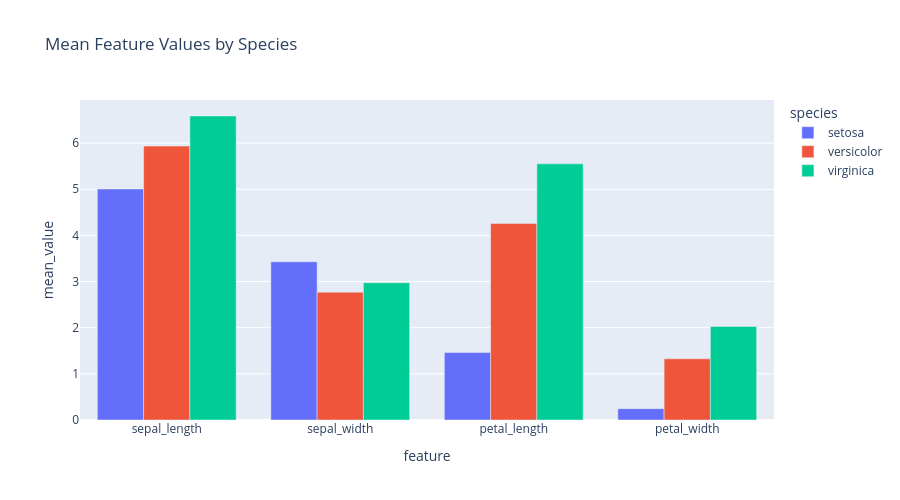

Here is the notebook cell this chart was saved with:
### Markdown cell above
### 5.3 Bar Chart - Mean Feature Values by Species

### Code cell
mean_df = iris.groupby('species').mean().reset_index().melt(id_vars='species', var_name='feature', value_name='mean_value')

fig = px.bar(mean_df, x='feature', y='mean_value', color='species', barmode='group',
             title='Mean Feature Values by Species')
fig.update_layout(height=500, width=900)
fig.show()

### Figure 1 — Plotly figure (JSON) as saved in the notebook; plotly's stock layout.template omitted (floating-point values rounded to 4 significant figures)
{"data": [{"alignmentgroup": "True", "hovertemplate": "species=setosa<br>feature=%{x}<br>mean_value=%{y}<extra></extra>", "legendgroup": "setosa", "marker": {"color": "#636efa", "pattern": {"shape": ""}}, "name": "setosa", "offsetgroup": "setosa", "orientation": "v", "showlegend": true, "textposition": "auto", "type": "bar", "x": ["sepal_length", "sepal_width", "petal_length", "petal_width"], "xaxis": "x", "y": [5.006, 3.428, 1.462, 0.246], "yaxis": "y"}, {"alignmentgroup": "True", "hovertemplate": "species=versicolor<br>feature=%{x}<br>mean_value=%{y}<extra></extra>", "legendgroup": "versicolor", "marker": {"color": "#EF553B", "pattern": {"shape": ""}}, "name": "versicolor", "offsetgroup": "versicolor", "orientation": "v", "showlegend": true, "textposition": "auto", "type": "bar", "x": ["sepal_length", "sepal_width", "petal_length", "petal_width"], "xaxis": "x", "y": [5.936, 2.77, 4.26, 1.326], "yaxis": "y"}, {"alignmentgroup": "True", "hovertemplate": "species=virginica<br>feature=%{x}<br>mean_value=%{y}<extra></extra>", "legendgroup": "virginica", "marker": {"color": "#00cc96", "pattern": {"shape": ""}}, "name": "virginica", "offsetgroup": "virginica", "orientation": "v", "showlegend": true, "textposition": "auto", "type": "bar", "x": ["sepal_length", "sepal_width", "petal_length", "petal_width"], "xaxis": "x", "y": [6.588, 2.974, 5.552, 2.026], "yaxis": "y"}], "layout": {"barmode": "group", "height": 500, "legend": {"title": {"text": "species"}, "tracegroupgap": 0}, "title": {"text": "Mean Feature Values by Species"}, "width": 900, "xaxis": {"anchor": "y", "domain": [0, 1], "title": {"text": "feature"}}, "yaxis": {"anchor": "x", "domain": [0, 1], "title": {"text": "mean_value"}}}}
